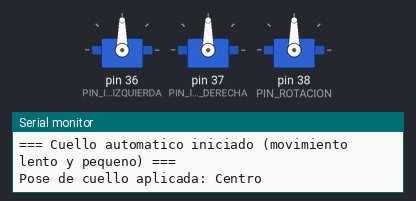
This sketch was run on a simulated Arduino Mega 2560, built with avr-gcc and run on an emulated ATmega2560. On the bench: 3 × servo, the last lines printed to the serial monitor. Random numbers use the default seed unless the sketch sets one.

Above: at 0.1 s.
At 5.72 s:
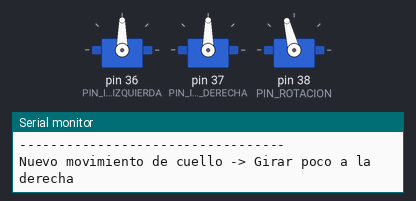
At 7.8 s:
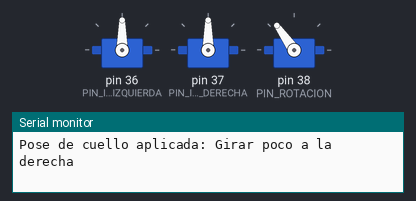
At 15.9 s:
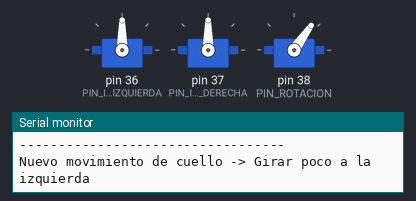
At 21.48 s:
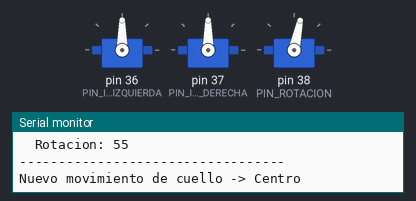
At 32.2 s:
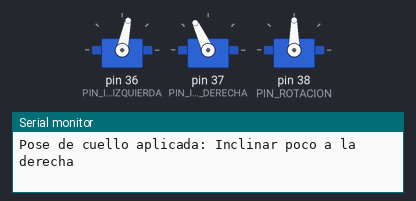
Timing chart, 0 to 40.0 s (numbered marks = the images above):
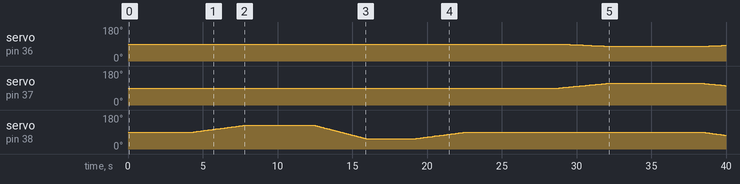

Measured:
- by itself, servo on pin 37 (PIN_INCLINACION_DERECHA): rises from 90° to 115° in 3.3 s, then falls to 103° in 7.8 s
- by itself, servo on pin 36 (PIN_INCLINACION_IZQUIERDA): 90° → 89° at 29.0 s, → 88° 0.28 s later, → 87° 0.28 s later, → 86° 0.28 s later, … (17 changes in this stretch)

The sketch:

cuello-automatico.ino
```cpp
/*
  cuello-automatico.ino
  Control automático del cuello (humanoide 3D) - Arduino Mega 2560.
  3 servos que mueven la cabeza. La cabeza pesa, así que todos los movimientos
  son LENTOS y de RECORRIDO PEQUEÑO para no forzar los servos ni el mecanismo.

  Tabla de conexionado:
  Motor -> Pin digital -> Función
  7     -> 36           -> Inclinación de cuello hacia la izquierda
  8     -> 37           -> Inclinación de cuello hacia la derecha
  9     -> 38           -> Giro rotatorio del cuello (izquierda/derecha)

  CONVENCIÓN DE ÁNGULOS (0-180°, servos estándar):
  Para evitar sobrecargar la cabeza, esta primera versión NO usa el rango 0-180 completo:
  se mueve poco alrededor de una posición neutra (90°). Motor 7 y motor 8 son antagonistas
  (tiran cada uno hacia un lado), así que normalmente cuando uno se activa un poco, el otro
  se relaja un poco, en vez de moverlos a fondo.

  IMPORTANTE:
  - No sabemos todavía cómo se comportará mecánicamente el cuello con el peso real de la
    cabeza, así que estos rangos son intencionadamente conservadores (movimiento pequeño).
  - Ajusta AMPLITUD_INCLINACION y AMPLITUD_ROTACION poco a poco, probando primero con
    valores bajos, y solo auméntalos si el mecanismo lo soporta sin esfuerzo.
  - Si en algún momento el servo fuerza o vibra, BAJA la amplitud o sube el tiempo de
    movimiento; nunca fuerces el mecanismo contra un tope.
*/

#include <Servo.h>

// ---------- Pines ----------
const uint8_t PIN_INCLINACION_IZQUIERDA = 36;
const uint8_t PIN_INCLINACION_DERECHA   = 37;
const uint8_t PIN_ROTACION              = 38;

// ---------- Objetos Servo ----------
Servo servoInclinacionIzquierda;
Servo servoInclinacionDerecha;
Servo servoRotacion;

// ---------- Posición neutra y amplitud de movimiento ----------
const int NEUTRO = 90;

// Cuánto se separa cada servo de la posición neutra al moverse (grados).
// Valores bajos a propósito: "que lo mueva poco". Sube esto solo tras probar en vacío.
const int AMPLITUD_INCLINACION = 25; // ej: 90 -> 102 (activo) / 90 -> 78 (relajado)
const int AMPLITUD_ROTACION    = 35; // ej: 90 -> 105 (derecha) / 90 -> 75 (izquierda)

const int INCLINACION_IZQ_ACTIVA  = NEUTRO + AMPLITUD_INCLINACION;
const int INCLINACION_IZQ_RELAJADA = NEUTRO - (AMPLITUD_INCLINACION / 2);
const int INCLINACION_DER_ACTIVA  = NEUTRO + AMPLITUD_INCLINACION;
const int INCLINACION_DER_RELAJADA = NEUTRO - (AMPLITUD_INCLINACION / 2);

const int ROTACION_IZQUIERDA = NEUTRO - AMPLITUD_ROTACION;
const int ROTACION_DERECHA   = NEUTRO + AMPLITUD_ROTACION;

// ---------- Definición de una pose de cuello ----------
struct PoseCuello {
  const char* nombre;
  int inclinacionIzquierda;
  int inclinacionDerecha;
  int rotacion;
};

// Movimientos suaves y pequeños de la cabeza. Añade más poses cuando compruebes que el
// mecanismo responde bien a estas.
const PoseCuello POSES[] = {
  { "Centro",                    NEUTRO,                 NEUTRO,                 NEUTRO           },
  { "Inclinar poco a la izquierda", INCLINACION_IZQ_ACTIVA, INCLINACION_DER_RELAJADA, NEUTRO           },
  { "Inclinar poco a la derecha",   INCLINACION_IZQ_RELAJADA, INCLINACION_DER_ACTIVA, NEUTRO           },
  { "Girar poco a la izquierda",    NEUTRO,                 NEUTRO,                 ROTACION_IZQUIERDA },
  { "Girar poco a la derecha",      NEUTRO,                 NEUTRO,                 ROTACION_DERECHA   },
};
const uint8_t NUM_POSES = sizeof(POSES) / sizeof(POSES[0]);

// ---------- Temporización (todo LENTO por el peso de la cabeza) ----------
const uint16_t TIEMPO_MIN_ENTRE_MOVIMIENTOS_MS = 3000;
const uint16_t TIEMPO_MAX_ENTRE_MOVIMIENTOS_MS = 7000;
const uint16_t PASOS_MOVIMIENTO_SUAVE = 85; // muchos pasos pequeños = movimiento muy suave
const uint8_t  RETARDO_PASO_MS = 40;         // retardo alto entre pasos = movimiento lento

// ---------- Estado ----------
PoseCuello poseActual = POSES[0];
unsigned long proximoMovimiento = 0;
uint8_t indicePoseAnterior = 0;

void setup() {
  Serial.begin(9600);

  servoInclinacionIzquierda.attach(PIN_INCLINACION_IZQUIERDA);
  servoInclinacionDerecha.attach(PIN_INCLINACION_DERECHA);
  servoRotacion.attach(PIN_ROTACION);

  randomSeed(analogRead(A0));

  Serial.println(F("=== Cuello automatico iniciado (movimiento lento y pequeno) ==="));
  aplicarPoseInstantanea(POSES[0]);
  poseActual = POSES[0];
  imprimirPose(POSES[0]);

  proximoMovimiento = millis() + random(TIEMPO_MIN_ENTRE_MOVIMIENTOS_MS, TIEMPO_MAX_ENTRE_MOVIMIENTOS_MS);
}

void loop() {
  if (millis() >= proximoMovimiento) {
    uint8_t indiceNuevaPose = elegirPoseDistinta(indicePoseAnterior);
    Serial.print(F("Nuevo movimiento de cuello -> "));
    Serial.println(POSES[indiceNuevaPose].nombre);

    moverAPoseSuave(POSES[indiceNuevaPose]);
    poseActual = POSES[indiceNuevaPose];
    indicePoseAnterior = indiceNuevaPose;

    imprimirPose(POSES[indiceNuevaPose]);

    proximoMovimiento = millis() + random(TIEMPO_MIN_ENTRE_MOVIMIENTOS_MS, TIEMPO_MAX_ENTRE_MOVIMIENTOS_MS);
  }
}

// Imprime por el Monitor Serie el nombre de la pose y el angulo aplicado a cada servo
void imprimirPose(const PoseCuello &pose) {
  Serial.print(F("Pose de cuello aplicada: "));
  Serial.println(pose.nombre);
  Serial.print(F("  Inclinacion izquierda: ")); Serial.println(pose.inclinacionIzquierda);
  Serial.print(F("  Inclinacion derecha: ")); Serial.println(pose.inclinacionDerecha);
  Serial.print(F("  Rotacion: ")); Serial.println(pose.rotacion);
  Serial.println(F("----------------------------------"));
}

// Elige un índice de pose aleatorio distinto al anterior, para no repetir la misma dos veces seguidas
uint8_t elegirPoseDistinta(uint8_t indiceAnterior) {
  uint8_t indiceNuevo;
  do {
    indiceNuevo = random(0, NUM_POSES);
  } while (indiceNuevo == indiceAnterior && NUM_POSES > 1);
  return indiceNuevo;
}

// Aplica una pose directamente, sin interpolación (uso solo en el arranque, ya en posicion neutra)
void aplicarPoseInstantanea(const PoseCuello &pose) {
  servoInclinacionIzquierda.write(pose.inclinacionIzquierda);
  servoInclinacionDerecha.write(pose.inclinacionDerecha);
  servoRotacion.write(pose.rotacion);
}

// Interpola los 3 servos del cuello desde la pose actual hasta la pose destino,
// con muchos pasos pequeños y retardo alto para que el movimiento sea muy lento y suave
void moverAPoseSuave(const PoseCuello &destino) {
  PoseCuello origen = poseActual;

  for (uint16_t paso = 1; paso <= PASOS_MOVIMIENTO_SUAVE; paso++) {
    servoInclinacionIzquierda.write(map(paso, 0, PASOS_MOVIMIENTO_SUAVE, origen.inclinacionIzquierda, destino.inclinacionIzquierda));
    servoInclinacionDerecha.write(map(paso, 0, PASOS_MOVIMIENTO_SUAVE, origen.inclinacionDerecha, destino.inclinacionDerecha));
    servoRotacion.write(map(paso, 0, PASOS_MOVIMIENTO_SUAVE, origen.rotacion, destino.rotacion));
    delay(RETARDO_PASO_MS);
  }
}
```
